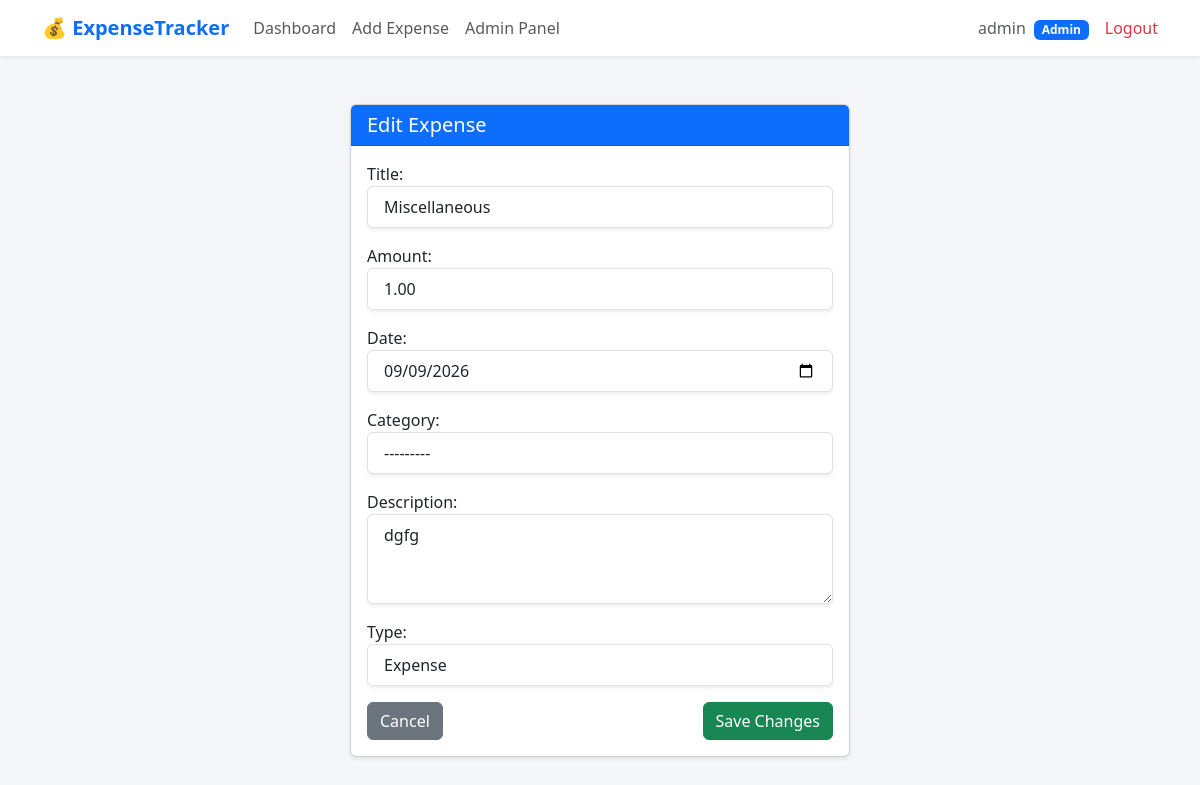
Page /edit/2/ (signed in) on the committed database.
### app/models.py (models this page shows)
class Expense(models.Model):
    TRANSACTION_TYPES = [
        ('expense', 'Expense'),
        ('income', 'Income'),
    ]
    user = models.ForeignKey(User, on_delete=models.CASCADE)
    title = models.CharField(max_length=200)
    amount = models.DecimalField(max_digits=10, decimal_places=2)
    date = models.DateField()
    category = models.ForeignKey(Category, on_delete=models.SET_NULL, null=True)
    description = models.TextField(blank=True)
    type = models.CharField(
        max_length=10,
        choices=TRANSACTION_TYPES,
        default='expense'
    )
    class Meta:
        indexes = [
            models.Index(fields=['user', '-date']),
        ]
        ordering = ['-date']

### app/views.py (the view)
# urls.py: path('edit/<int:pk>/', views.edit_expense, name='edit-expense'),
@login_required
def edit_expense(request, pk):
    expense = get_object_or_404(Expense, pk=pk, user=request.user)
    if request.method == "POST":
        form = ExpenseForm(request.POST, instance=expense)
        if form.is_valid():
            form.save()
            messages.success(request, "Expense updated!")
            return redirect('index')
    else:
        form = ExpenseForm(instance=expense)
    return render(request, 'app/edit_expense.html', {
        'form': form,
        'expense': expense
    })

### app/forms.py (shortened to what this page needs)
class ExpenseForm(forms.ModelForm):
    class Meta:
        model = Expense
        fields = ['title', 'amount', 'date', 'category', 'description', 'type']
        widgets = {
            'date': forms.DateInput(attrs={'type': 'date'}),
            'description': forms.Textarea(attrs={'rows': 3}),
            'amount': forms.NumberInput(attrs={'placeholder': '0.00'}),
        }
    def __init__(self, *args, **kwargs):
        super().__init__(*args, **kwargs)
        apply_style(self) # This applies the CSS to all fields, including the date picker

### app/forms.py (called while the page is built)
def apply_style(form):
    for field_name, field in form.fields.items():
        css_classes = 'form-control block w-full px-3 py-2 border border-gray-300 rounded-md shadow-sm focus:ring-indigo-500 focus:border-indigo-500 sm:text-sm'
        field.widget.attrs.update({'class': css_classes})

### app/models.py (called while the page is built)
    def __str__(self):
        return self.name

### app/templates/app/edit_expense.html (shortened to what this page needs)
{% extends 'base.html' %}
{% block content %}
<div class="container mt-5">
    <div class="card shadow-sm mx-auto" style="max-width: 500px;">
        <div class="card-header bg-primary text-white">
            <h5 class="mb-0">Edit Expense</h5>
        </div>
        <div class="card-body">
            <form method="POST">
                {{ form.as_p }}
                <div class="d-flex justify-content-between">
                    <a href="{% url 'index' %}" class="btn btn-secondary">Cancel</a>
                    <button type="submit" class="btn btn-success">Save Changes</button>
                </div>
            </form>
        </div>
    </div>
</div>
{% endblock %}

### app/templates/base.html (shortened to what this page needs)
<!DOCTYPE html>
<html lang="en">
<head>
    <link href="https://cdn.jsdelivr.net/npm/bootstrap@5.3.0/dist/css/bootstrap.min.css" rel="stylesheet">
</head>
<body>
<nav class="navbar navbar-expand-lg navbar-light bg-white shadow-sm">
    <div class="container">
        <a class="navbar-brand text-primary" href="{% url 'home' %}">
            💰 ExpenseTracker
        </a>
        <div class="collapse navbar-collapse" id="navbarNav">
            {% if user.is_authenticated %}
            <ul class="navbar-nav me-auto">
                <li class="nav-item">
                    <a class="nav-link" href="{% url 'index' %}">
                        Dashboard
                    </a>
                </li>
                <li class="nav-item">
                    <a class="nav-link" href="{% url 'add-expense' %}">
                        Add Expense
                    </a>
                </li>
                {% if user.is_staff %}
                <li class="nav-item">
                    <a class="nav-link" href="{% url 'admin-dashboard' %}">
                        Admin Panel
                    </a>
                </li>
                {% endif %}
            </ul>
            {% endif %}
            <ul class="navbar-nav ms-auto">
                {% if user.is_authenticated %}
                <li class="nav-item me-3 align-self-center">
                    <span class="text-muted">
                        {{ request.user.username }}
                        {% if user.is_staff %}
                            <span class="badge bg-primary ms-1">Admin</span>
                        {% endif %}
                    </span>
                </li>
                <li class="nav-item">
                    <form method="post" action="{% url 'logout' %}">
                        <button class="btn btn-link nav-link text-danger p-0">
                            Logout
                        </button>
                    </form>
                </li>
                {% else %}
                <li class="nav-item">
                    <a class="nav-link" href="{% url 'login' %}">
                        Login
                    </a>
                </li>
                {% endif %}
            </ul>
        </div>
    </div>
</nav>
<main>
    {% block content %}{% endblock %}
</main>
</body>
</html>

### app/templates/base.html (style rules this page uses)
body { background-color: #f4f6f9; }
.navbar-brand { font-weight: bold; }

### rows in the picture
Expense: title "Miscellaneous", amount "1.00", date "09/09/2026", category "---------", description "dgfg", type "Expense"

### other values in the picture
{{ request.user.username }} "admin"
